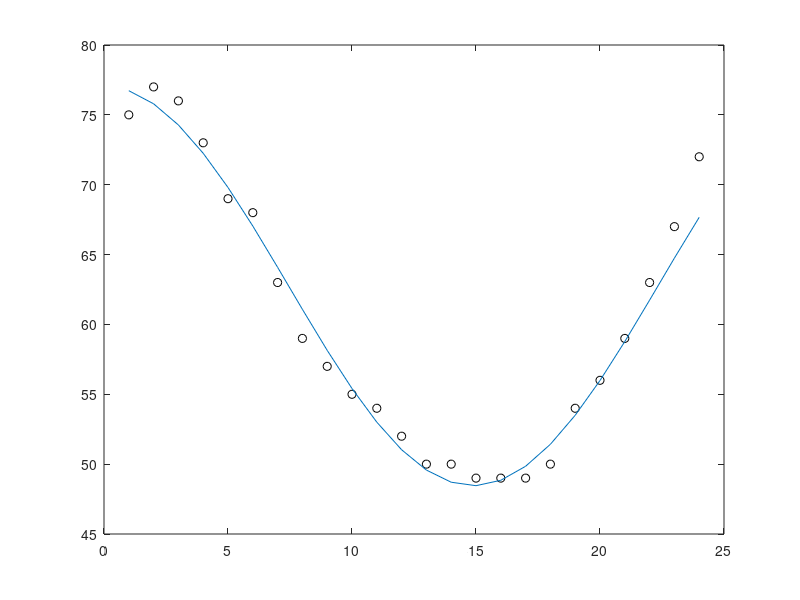

This chart was generated by the following MATLAB code:
clear all; close all; clc

x = 1:24;           % define the limit for x
y = [75 77 76 73 69 68 63 59 57 55 54 52 50 50 49 49 49 50 54 56 59 63 67 72];% define the 
% the data points equal to y
plot(x,y,'ko')

m = 200;% number of generation
n = 50; % trails
n2 = 10; % keep the best trails 

A = 12 + randn(n,1); % 50 guess for a

B = pi/12 + randn(n,1); % 50 guess for a
C = 60 + randn(n,1); % 50 guess for a

for jgen = 1: m
  
    for j = 1:n
        E(j) =  sum((A(j).*cos(B(j).*x)+C(j) - y).^2);
     
    end
    plot(E)
    [ Es, Ej] = sort(E); % sort from small to large
                         % Esis the value of f(x) and Ej is
                         % the index for it 
                         
    Ak1 = A(Ej(1:n2));
    Bk1 = B(Ej(1:n2));
    Ck1 = C(Ej(1:n2));
    
    Ak2 = Ak1+randn(n2,1)/jgen; % jgen is to scale matrix
    Bk2 = Bk1+randn(n2,1)/jgen;
    Ck2 = Ck1+randn(n2,1)/jgen;
    
    Ak3 = Ak1+randn(n2,1)/jgen;
    Bk3 = Bk1+randn(n2,1)/jgen;
    Ck3 = Ck1+randn(n2,1)/jgen;
   
    Ak4 = Ak1+randn(n2,1)/jgen;
    Bk4 = Bk1+randn(n2,1)/jgen;
    Ck4 = Ck1+randn(n2,1)/jgen;
    
    Ak5 = Ak1+randn(n2,1)/jgen;
    Bk5 = Bk1+randn(n2,1)/jgen;
    Ck5 = Ck1+randn(n2,1)/jgen;
    
    A = [Ak1; Ak2; Ak3; Ak4; Ak5];
    B = [Bk1; Bk2; Bk3; Bk4; Bk5];
    C = [Ck1; Ck2; Ck3; Ck4; Ck5];
    
end


Ak1 = A(Ej(1));
Bk1 = B(Ej(1));
Ck1 = C(Ej(1));
f = Ak1*cos(Bk1*x)+Ck1;
plot(x,y,'ko',x,f)

% x = ga('fit',n,A,b,A bar,b bar,x1,x2,nonlinear,option)

% 'fit' = function you make and call like we did it fminsearch; write the 
% function you want to minimize, which is error in our case

% n = number of generations
% A = linear inequality constrants 
% b = linear inequality constrants 
% Abar = linear equality constrants 
% b bar = linear equality constrants 
% x1 = value of x is greater than x1
% x2 = value of x is smaller than x1
% nonlin = non-linear inequality constrants 
% options